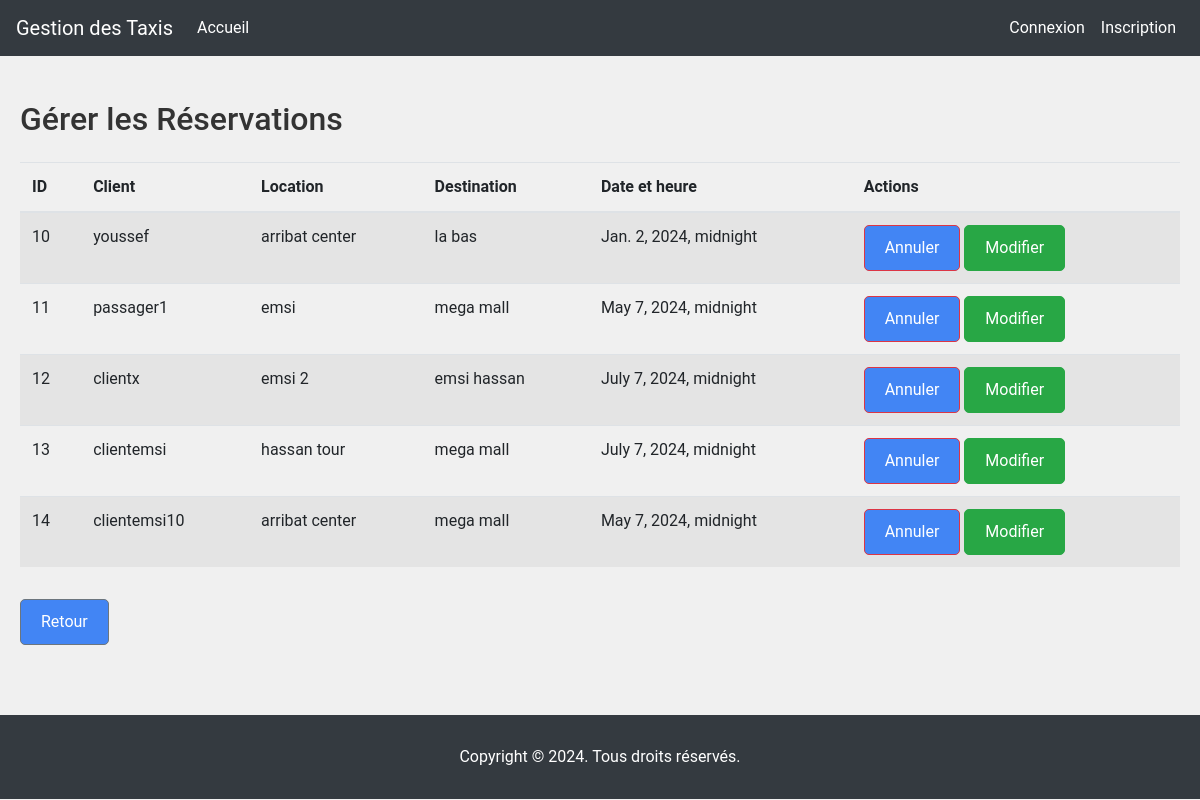
/manage-bookings/, run on the app's committed database.
### taxis/models.py (models this page shows, shortened)
class Booking(models.Model):
    user = models.ForeignKey(User, on_delete=models.CASCADE)
    driver = models.ForeignKey(Driver, on_delete=models.CASCADE, related_name='bookings', null=True, blank=True)
    pickup_location = models.CharField(max_length=100)
    destination = models.CharField(max_length=100)
    pickup_time = models.DateTimeField()
    created_at = models.DateTimeField(auto_now_add=True)
    contact_number = models.CharField(max_length=15, null=True, blank=True)

class User(AbstractUser):
    CLIENT = 'client'
    DRIVER = 'driver'
    ADMINISTRATEUR = 'administrateur'
    ROLE_CHOICES = [
        (CLIENT, 'Client'),
        (DRIVER, 'Driver'),
        (ADMINISTRATEUR, 'Administrateur'),
    ]
    role = models.CharField(max_length=20, choices=ROLE_CHOICES, default='client')
    groups = models.ManyToManyField(
        'auth.Group',
        verbose_name='groups',
        blank=True,
        related_name='taxis_users'  # related_name distinct pour groups
    )
    user_permissions = models.ManyToManyField(
        'auth.Permission',
        verbose_name='user permissions',
        blank=True,
        related_name='taxis_users'  # related_name distinct pour user_permissions
    )

### taxis/views.py (the view)
# urls.py: path('manage-bookings/', views.manage_bookings, name='manage_bookings'),
def manage_bookings(request):
    bookings = Booking.objects.all()
    context = {
        'bookings': bookings
    }
    return render(request, 'taxis/administrateur/manage_bookings.html', context)

### taxis/templates/taxis/administrateur/manage_bookings.html (shortened to what this page needs)
{% extends 'taxis/base.html' %}
{% block content %}
<h2>Gérer les Réservations</h2>
<table class="table table-striped mt-4">
    <thead>
        <tr>
            <th>ID</th>
            <th>Client</th>
            <th>Location</th>
            <th>Destination</th>
            <th>Date et heure</th>
            <th>Actions</th>
        </tr>
    </thead>
    <tbody>
        {% for booking in bookings %}
        <tr>
            <td>{{ booking.id }}</td>
            <td>{{ booking.user.username }}</td>
            <td>{{ booking.pickup_location }}</td>
            <td>{{ booking.destination }}</td>
            <td>{{ booking.pickup_time }}</td>
            <td>
                <a href="{% url 'cancel_booking' booking.id %}" class="btn btn-danger">Annuler</a>
                <a href="{% url 'modify_booking' booking.id %}" class="btn btn-primary">Modifier</a>
            </td>
        </tr>
        {% empty %}
        <tr>
            <td colspan="5">Aucune réservation trouvée.</td>
        </tr>
        {% endfor %}
    </tbody>
</table>
<a href="{% url 'administrateur_dashboard' %}" class="btn btn-secondary mt-3">Retour</a>
{% endblock %}

### taxis/static/css/style.css (style rules this page uses)
* { margin: 0; padding: 0; box-sizing: border-box; }
body { font-family: 'Roboto', sans-serif; background-color: #f0f0f0; color: #333; }
.btn { display: inline-block; padding: 10px 20px; background-color: #4285F4; color: #fff; text-decoration: none; border-radius: 5px; transition: background-color 0.3s ease; }

### taxis/templates/taxis/base.html (style rules this page uses)
.btn-primary { background-color: #28a745; border-color: #28a745; }

### data on the page
Booking: id "10", user.username "youssef", pickup_location "arribat center", destination "la bas", pickup_time "Jan. 2, 2024, midnight"
Booking: id "11", user.username "passager1", pickup_location "emsi", destination "mega mall", pickup_time "May 7, 2024, midnight"
Booking: id "12", user.username "clientx", pickup_location "emsi 2", destination "emsi hassan", pickup_time "July 7, 2024, midnight"
Booking: id "13", user.username "clientemsi", pickup_location "hassan tour", destination "mega mall", pickup_time "July 7, 2024, midnight"
Booking: id "14", user.username "clientemsi10", pickup_location "arribat center", destination "mega mall", pickup_time "May 7, 2024, midnight"
